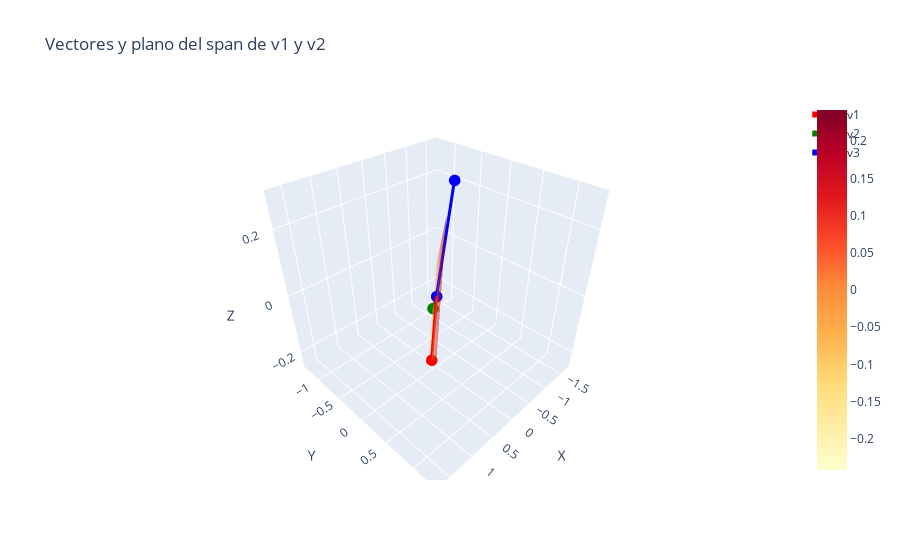

Here is the notebook cell this chart was saved with:
### Markdown cell above
# Programa 2

### Code cell
import plotly.graph_objects as go

# Creamos trazos para los vectores (líneas desde el origen hasta cada vector)
trace_v1 = go.Scatter3d(
    x=[0, v1[0]], y=[0, v1[1]], z=[0, v1[2]],
    mode='lines+markers',
    line=dict(color='red', width=6),
    marker=dict(size=4),
    name='v1'
)

trace_v2 = go.Scatter3d(
    x=[0, v2[0]], y=[0, v2[1]], z=[0, v2[2]],
    mode='lines+markers',
    line=dict(color='green', width=6),
    marker=dict(size=4),
    name='v2'
)

trace_v3 = go.Scatter3d(
    x=[0, v3[0]], y=[0, v3[1]], z=[0, v3[2]],
    mode='lines+markers',
    line=dict(color='blue', width=6),
    marker=dict(size=4),
    name='v3'
)

# Generamos la malla para el plano definido por el span de v1 y v2
s = np.linspace(-1, 1, 10)
t = np.linspace(-1, 1, 10)
S, T = np.meshgrid(s, t)
X_plane = S * v1[0] + T * v2[0]
Y_plane = S * v1[1] + T * v2[1]
Z_plane = S * v1[2] + T * v2[2]

plano = go.Surface(
    x=X_plane,
    y=Y_plane,
    z=Z_plane,
    colorscale='YlOrRd',
    opacity=0.5,
    name='Span de v1 y v2'
)

# Creamos la figura e incluimos los trazos
fig = go.Figure(data=[trace_v1, trace_v2, trace_v3, plano])
fig.update_layout(
    title='Vectores y plano del span de v1 y v2',
    scene=dict(
        xaxis_title='X',
        yaxis_title='Y',
        zaxis_title='Z'
    )
)

fig.show()
